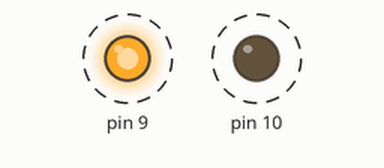
Simulated run of this sketch. Board: Arduino Uno, built with avr-gcc and run on an emulated ATmega328P. Shown: output pins drawn as LEDs (lit = HIGH). Dashed ring = blinking.

Above: at 1.1 s.
Timing chart, 0 to 5.1 s (numbered marks = the images above):
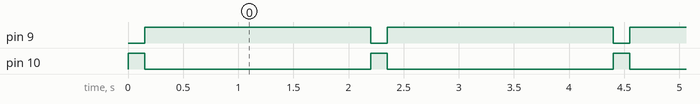

The sketch:

Aula02Variaveis.ino
```cpp
void setup() {

pinMode(10, OUTPUT);
pinMode(9, OUTPUT);

}

void loop() {
  // put your main code here, to run repeatedly:

int intervaloPisca1;
intervaloPisca1 = 150;

int intervaloPisca2;
intervaloPisca2 = 500;

int intervaloPisca3;
intervaloPisca3 = 1550;

digitalWrite(10,HIGH);
digitalWrite(9,LOW);
delay(intervaloPisca1);

digitalWrite(10,LOW);
digitalWrite(9,HIGH);
delay(intervaloPisca2);

digitalWrite(10,LOW);
digitalWrite(9,HIGH);
delay(intervaloPisca3);

}
```

Measured:
- by itself, pin 9: alternates HIGH for 2.1 s and LOW for 0.15 s
- by itself, pin 10: alternates HIGH for 0.15 s and LOW for 2.1 s
